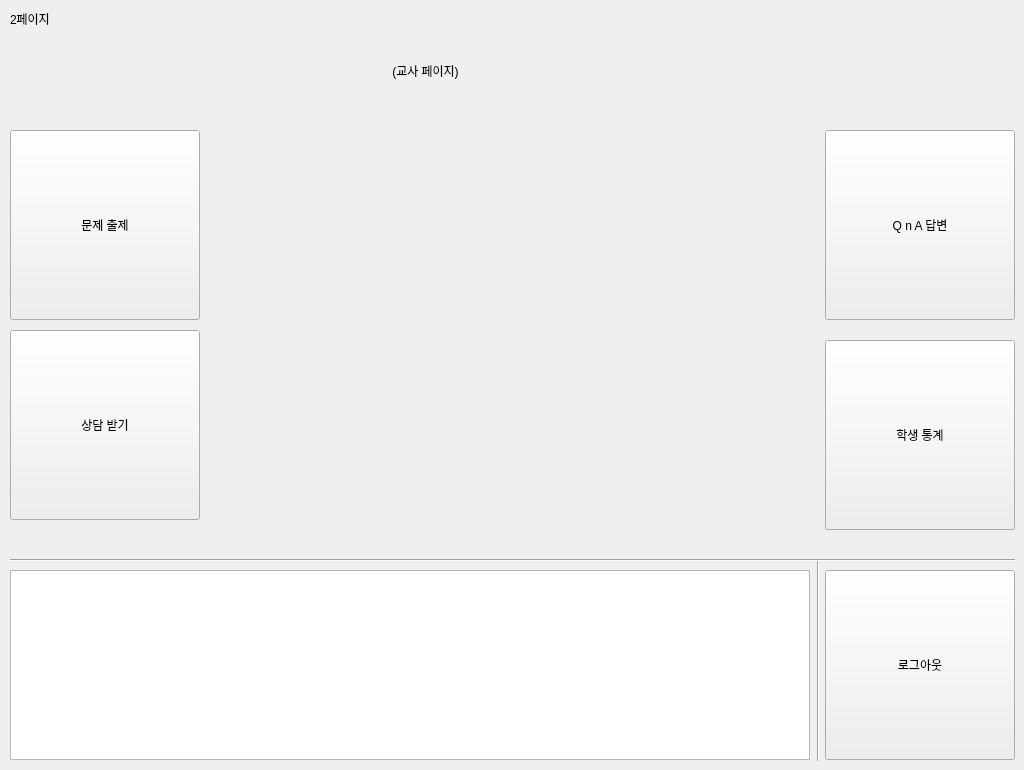
    <widget class="QWidget" name="page_3">
     <widget class="QLabel" name="label_15">
      <property name="geometry">
       <rect>
        <x>10</x>
        <y>10</y>
        <width>67</width>
        <height>17</height>
       </rect>
      </property>
      <property name="text">
       <string>2페이지</string>
      </property>
     </widget>
     <widget class="QLabel" name="label_16">
      <property name="geometry">
       <rect>
        <x>60</x>
        <y>30</y>
        <width>731</width>
        <height>81</height>
       </rect>
      </property>
      <property name="text">
       <string>(교사 페이지)</string>
      </property>
      <property name="alignment">
       <set>Qt::AlignCenter</set>
      </property>
     </widget>
     <widget class="QPushButton" name="btn_t_quiz">
      <property name="geometry">
       <rect>
        <x>10</x>
        <y>130</y>
        <width>190</width>
        <height>190</height>
       </rect>
      </property>
      <property name="text">
       <string>문제 출제</string>
      </property>
     </widget>
     <widget class="QPushButton" name="btn_t_info">
      <property name="geometry">
       <rect>
        <x>825</x>
        <y>340</y>
        <width>190</width>
        <height>190</height>
       </rect>
      </property>
      <property name="text">
       <string>학생 통계</string>
      </property>
     </widget>
     <widget class="QPushButton" name="btn_t_logout">
      <property name="geometry">
       <rect>
        <x>825</x>
        <y>570</y>
        <width>190</width>
        <height>190</height>
       </rect>
      </property>
      <property name="text">
       <string>로그아웃</string>
      </property>
     </widget>
     <widget class="QPushButton" name="btn_t_qna">
      <property name="geometry">
       <rect>
        <x>825</x>
        <y>130</y>
        <width>190</width>
        <height>190</height>
       </rect>
      </property>
      <property name="text">
       <string>Q n A 답변</string>
      </property>
     </widget>
     <widget class="QPushButton" name="btn_t_counsel">
      <property name="geometry">
       <rect>
        <x>10</x>
        <y>330</y>
        <width>190</width>
        <height>190</height>
       </rect>
      </property>
      <property name="text">
       <string>상담 받기</string>
      </property>
     </widget>
     <widget class="Line" name="line_5">
      <property name="geometry">
       <rect>
        <x>808</x>
        <y>560</y>
        <width>20</width>
        <height>201</height>
       </rect>
      </property>
      <property name="orientation">
       <enum>Qt::Vertical</enum>
      </property>
     </widget>
     <widget class="Line" name="line_6">
      <property name="geometry">
       <rect>
        <x>10</x>
        <y>550</y>
        <width>1005</width>
        <height>20</height>
       </rect>
      </property>
      <property name="orientation">
       <enum>Qt::Horizontal</enum>
      </property>
     </widget>
     <widget class="QTextBrowser" name="textBrowser_8">
      <property name="geometry">
       <rect>
        <x>10</x>
        <y>570</y>
        <width>800</width>
        <height>190</height>
       </rect>
      </property>
      <property name="html">
       <string>&lt;!DOCTYPE HTML PUBLIC &quot;-//W3C//DTD HTML 4.0//EN&quot; &quot;http://www.w3.org/TR/REC-html40/strict.dtd&quot;&gt;
&lt;html&gt;&lt;head&gt;&lt;meta name=&quot;qrichtext&quot; content=&quot;1&quot; /&gt;&lt;style type=&quot;text/css&quot;&gt;
p, li { white-space: pre-wrap; }
&lt;/style&gt;&lt;/head&gt;&lt;body style=&quot; font-family:'Gulim'; font-size:9pt; font-weight:400; font-style:normal;&quot;&gt;
&lt;p style=&quot;-qt-paragraph-type:empty; margin-top:0px; margin-bottom:0px; margin-left:0px; margin-right:0px; -qt-block-indent:0; text-indent:0px; font-family:'Ubuntu'; font-size:11pt;&quot;&gt;&lt;br /&gt;&lt;/p&gt;&lt;/body&gt;&lt;/html&gt;</string>
      </property>
     </widget>
    </widget>
